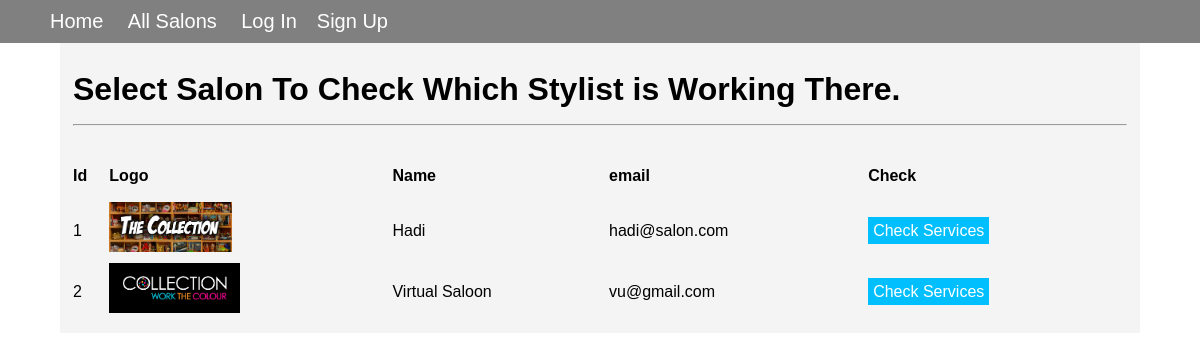
/super_admin/salon_with_stylist.php, run on the app's committed database.
### tables this page shows
CREATE TABLE `tbl_salon` (
  `salon_id` int(11) NOT NULL,
  `name` varchar(200) NOT NULL,
  `contact_no` varchar(15) NOT NULL,
  `email` varchar(50) NOT NULL,
  `logo_image` varchar(200) NOT NULL,
  `country` varchar(50) NOT NULL,
  `province` varchar(50) NOT NULL,
  `city` varchar(50) NOT NULL,
  `address` varchar(200) NOT NULL,
  `zip_code` varchar(50) NOT NULL,
  `opening_time` time NOT NULL,
  `closing_time` time NOT NULL,
  `create_date` date NOT NULL
);

### super_admin/salon_with_stylist.php (the view, shortened to what this page needs)
<!DOCTYPE html>
<html>
<head>
    <link rel="stylesheet" href="../include_files/mystyle.css">
</head>
<body>
<?php include_once "../navigation.php"; ?>
<table border="0">
    <tr>
        <td colspan="20"><h1>Select Salon To Check Which Stylist is Working There.</h1><hr><br></td>
    </tr>
    <tr>
        <td><strong>Id</strong></td>
        <td><strong>Logo</strong></td>
        <td><strong>Name</strong></td>
        <td><strong>email</strong></td>
        <td><strong>Check</strong></td>
    </tr>
    <?php
    require_once '../database_connection.php';
    $sql = "SELECT * FROM tbl_salon";
    $stmt = $conn->prepare($sql);
    $stmt->execute();
    if ($stmt->rowCount() > 0) {
        while ($row = $stmt->fetch(PDO::FETCH_ASSOC)) {
            echo "<tr>";
            echo "<td>".$row['salon_id']."</td>";
            echo "<td><img src='".$row['logo_image']."' height='50'></td>";
            echo "<td>".$row['name']."</td>";
            echo "<td>".$row['email']."</td>";
            echo "<td><a class='services' href='salon_with_stylist_services.php?salon_id=".$row['salon_id']."'>Check Services</a></td>";
            echo "</tr>";
        }
    } else {
        echo '<tr>';
        echo '<td><h2>No Data Found</h2></td>';
        echo '</tr>';
    }
    ?>
</table>
</body>
</html>

### include_files/mystyle.css (style rules this page uses)
body { font-family: sans-serif; margin: 0; }
* { box-sizing: border-box; }

### super_admin/salon_with_stylist.php (style rules this page uses)
table { padding: 10px; background-color: #d3d3d340; width: 90%; margin: 0 auto; line-height: 25px; }
.services { background-color: deepskyblue; padding: 5px; color: white; text-decoration: none; }

### data on the page
tbl_salon: salon_id "1", logo_image (picture), name "Hadi", email "hadi@salon.com"
tbl_salon: salon_id "2", logo_image (picture), name "Virtual Saloon", email "vu@gmail.com"
